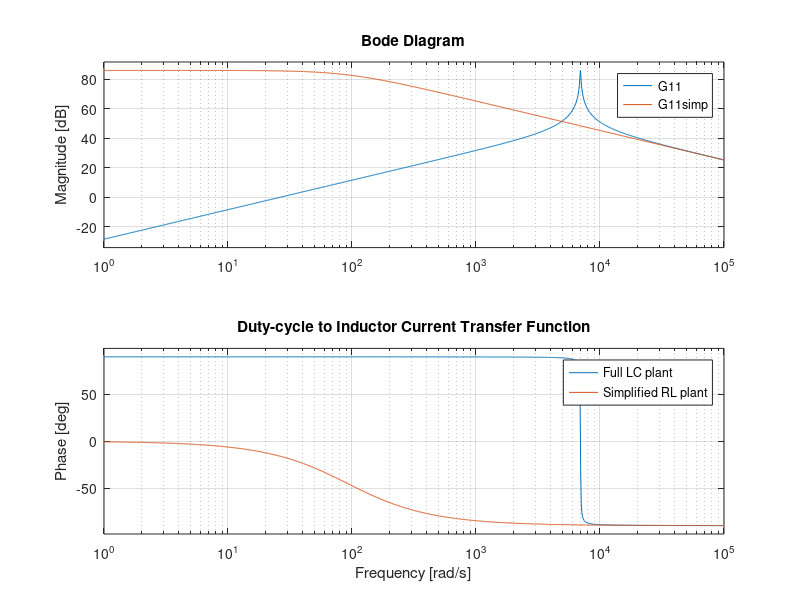
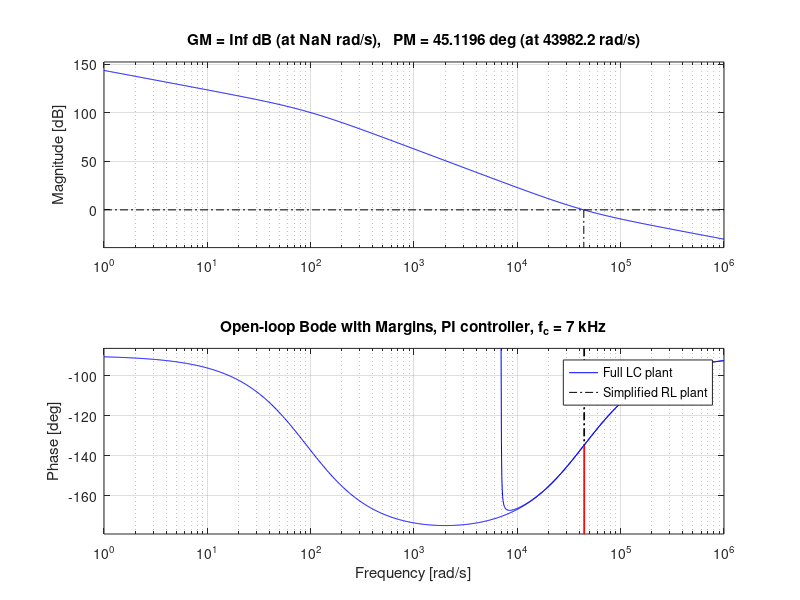
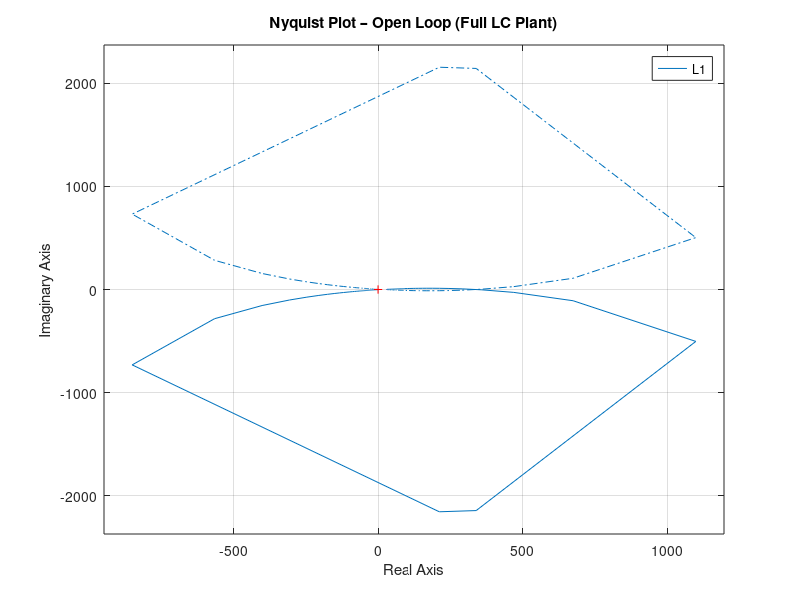
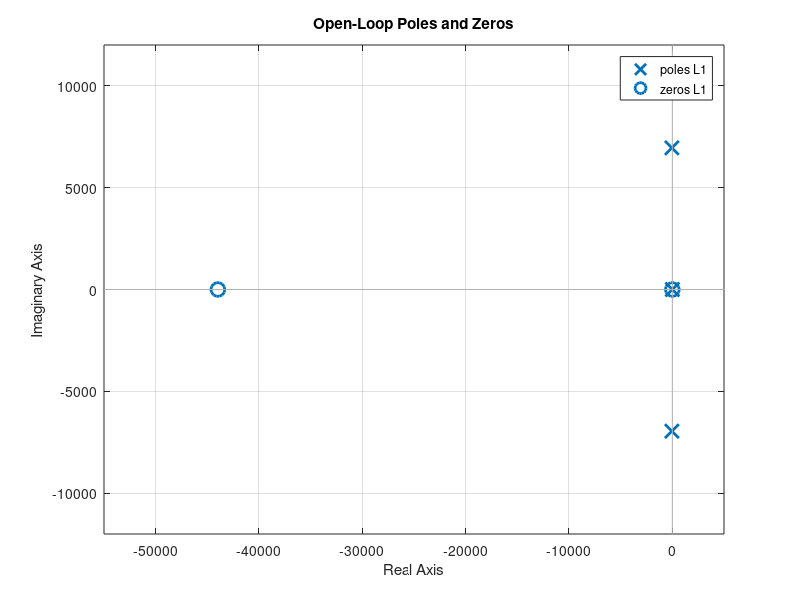

Reproduce these figures in MATLAB, in order.
%Crossover frequency at 7 kHz

%Parameters
L  = 0.4137e-3;
C  = 50e-6;
RL = 0.03799;
fs = 70e3;
Vb = 750;
D  = 0.5;


% Plant models

s = tf('s');

% Full LC plant (duty> inductor current)
den = s^2 + (RL/L)*s + 1/(L*C);
G11 = (Vb/L)*s / den;

% Simplified RL plant
G11simp = Vb/(s*L + RL);

figure
bode(G11, G11simp)
grid on
legend('Full LC plant','Simplified RL plant','Location','best')
title('Duty-cycle to Inductor Current Transfer Function')

fc1 = 7000;        % 7 kHz
wc1 = 2*pi*fc1;

wi1 = wc1; 
Kp1 = wc1*L/(sqrt(2)*Vb); 
Ki1 = Kp1 * wi1;
fprintf('7 kHz controller:\n');
fprintf('  Kp1 = %.6g\n', Kp1);
fprintf('  Ki1 = %.6g\n', Ki1);
Gc1 = Kp1*(1 + wi1/s);

L1 = Gc1 * G11;
L1_simp = Gc1 * G11simp;

figure
margin(L1)
hold on
margin(L1_simp)
grid on
legend('Full LC plant', 'Simplified RL plant', 'Location','best')
title('Open-loop Bode with Margins, PI controller, f_c = 7 kHz')

figure
nyquist(L1)
grid on
title('Nyquist Plot – Open Loop (Full LC Plant)')

figure;
pzmap(L1)
grid on;
title('Open-Loop Poles and Zeros');

T=feedback(L1,1);
figure ;
pzmap(T)
grid on;
title("Closed Loop Poles");